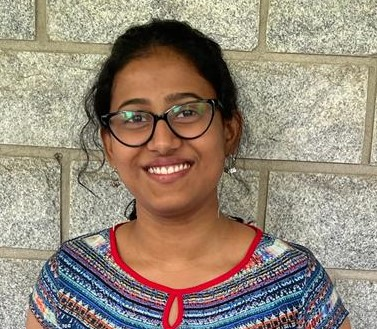
#> input picture Real_time_face_recognition/images/Merin Antony.jpeg, 377 x 329 px, given in place of the camera
$ python step_3_camera_face_detect.py
#> lines starting #> are read from the running program, lines starting #| are printed output that depends on the picture; after the words box and inside, x2 and y2 are one past the last pixel; in counts of white or black regions, pixels touching at a corner belong together
import cv2

import os
os.chdir("C:/Users/anton/PycharmProjects/Facial_Recognition_Emotion_Detection/emotion based filter/")

def main():
    cap = cv2.VideoCapture(0)

    # initialize front face classifier
    cascade = cv2.CascadeClassifier(
        "assets/haarcascade_frontalface_default.xml")

    while True:
        # Capture frame-by-frame
        ret, frame = cap.read()
#> frame is the input picture: shape (329, 377, 3); mean B, G, R 122.2, 137.6, 151.6

        # Convert to black-and-white
        gray = cv2.cvtColor(frame, cv2.COLOR_BGR2GRAY)
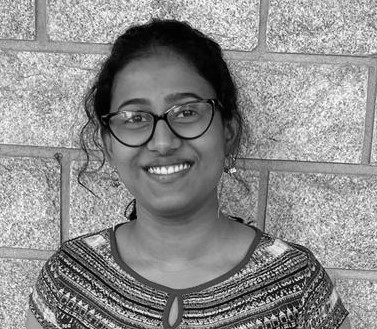
#> gray: shape (329, 377); min 0, max 255, mean 140.1
        blackwhite = cv2.equalizeHist(gray)
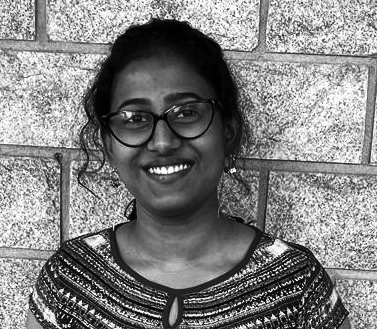
#> blackwhite: shape (329, 377); min 0, max 255, mean 128.1

        # Detect faces
        rects = cascade.detectMultiScale(
            blackwhite, scaleFactor=1.3, minNeighbors=4, minSize=(30, 30),
            flags=cv2.CASCADE_SCALE_IMAGE)
#> rects = [[88, 55, 155, 155]]

        # Add all bounding boxes to the image
        for x, y, w, h in rects:
            cv2.rectangle(frame, (x, y), (x + w, y + h), (0, 255, 0), 2)
#> this loop made 1 pass
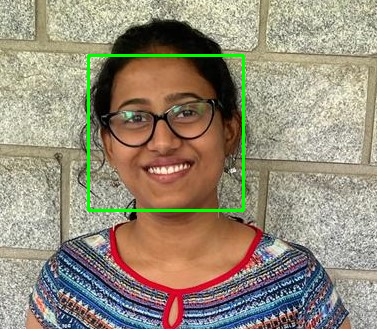
#> frame: shape (329, 377, 3); 1.5% of pixels changed, all inside (x1, y1, x2, y2) = (87, 54, 245, 212)

        # Display the resulting frame
        cv2.imshow('frame', frame)
        if cv2.waitKey(1) & 0xFF == ord('q'):
#> (key q is pressed here)
            break

    # When everything done, release the capture
    cap.release()
    cv2.destroyAllWindows()


if __name__ == '__main__':
    main()
